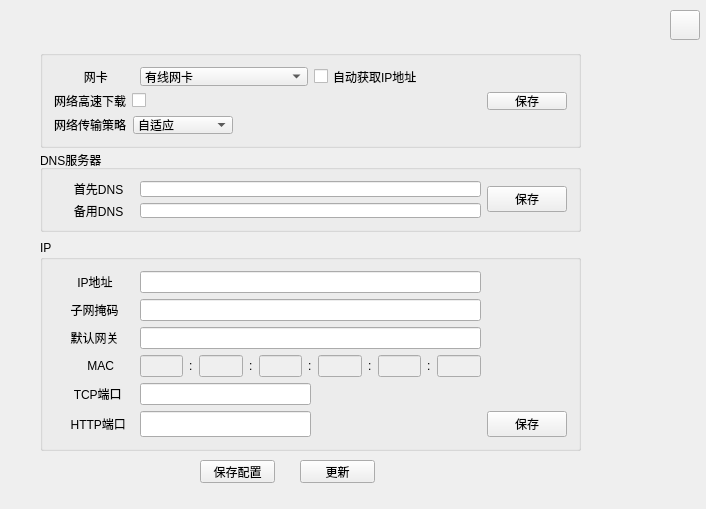
<?xml version="1.0" encoding="UTF-8"?>
<ui version="4.0">
 <class>ConfigNetwork</class>
 <widget class="QWidget" name="ConfigNetwork">
  <property name="geometry">
   <rect>
    <x>0</x>
    <y>0</y>
    <width>706</width>
    <height>509</height>
   </rect>
  </property>
  <property name="windowTitle">
   <string>ConfigNetwork</string>
  </property>
  <widget class="QPushButton" name="btnSave">
   <property name="geometry">
    <rect>
     <x>200</x>
     <y>460</y>
     <width>75</width>
     <height>23</height>
    </rect>
   </property>
   <property name="text">
    <string>保存配置</string>
   </property>
  </widget>
  <widget class="QPushButton" name="btnUpGrade">
   <property name="geometry">
    <rect>
     <x>300</x>
     <y>460</y>
     <width>75</width>
     <height>23</height>
    </rect>
   </property>
   <property name="text">
    <string>更新</string>
   </property>
  </widget>
  <widget class="QPushButton" name="btnClose">
   <property name="geometry">
    <rect>
     <x>670</x>
     <y>10</y>
     <width>30</width>
     <height>30</height>
    </rect>
   </property>
   <property name="sizePolicy">
    <sizepolicy hsizetype="Preferred" vsizetype="Preferred">
     <horstretch>0</horstretch>
     <verstretch>0</verstretch>
    </sizepolicy>
   </property>
   <property name="minimumSize">
    <size>
     <width>30</width>
     <height>30</height>
    </size>
   </property>
   <property name="maximumSize">
    <size>
     <width>30</width>
     <height>30</height>
    </size>
   </property>
   <property name="text">
    <string/>
   </property>
   <property name="icon">
    <iconset>
     <normaloff>:/res/SoftIcon/Cancel.png</normaloff>:/res/SoftIcon/Cancel.png</iconset>
   </property>
   <property name="iconSize">
    <size>
     <width>30</width>
     <height>30</height>
    </size>
   </property>
  </widget>
  <widget class="QGroupBox" name="groupBox">
   <property name="geometry">
    <rect>
     <x>40</x>
     <y>150</y>
     <width>541</width>
     <height>82</height>
    </rect>
   </property>
   <property name="title">
    <string>DNS服务器</string>
   </property>
   <layout class="QGridLayout" name="gridLayout">
    <item row="0" column="0">
     <layout class="QHBoxLayout" name="horizontalLayout_5">
      <item>
       <widget class="QLabel" name="label_6">
        <property name="minimumSize">
         <size>
          <width>80</width>
          <height>0</height>
         </size>
        </property>
        <property name="maximumSize">
         <size>
          <width>80</width>
          <height>16777215</height>
         </size>
        </property>
        <property name="text">
         <string>      首先DNS</string>
        </property>
       </widget>
      </item>
      <item>
       <widget class="QLineEdit" name="lineEdit_PRIMARYDNS">
        <property name="sizePolicy">
         <sizepolicy hsizetype="Expanding" vsizetype="Preferred">
          <horstretch>0</horstretch>
          <verstretch>0</verstretch>
         </sizepolicy>
        </property>
       </widget>
      </item>
     </layout>
    </item>
    <item row="0" column="1" rowspan="2">
     <widget class="QPushButton" name="btnDNSSave">
      <property name="text">
       <string>保存</string>
      </property>
     </widget>
    </item>
    <item row="1" column="0">
     <layout class="QHBoxLayout" name="horizontalLayout_6">
      <item>
       <widget class="QLabel" name="label_7">
        <property name="minimumSize">
         <size>
          <width>80</width>
          <height>0</height>
         </size>
        </property>
        <property name="maximumSize">
         <size>
          <width>80</width>
          <height>16777215</height>
         </size>
        </property>
        <property name="text">
         <string>      备用DNS</string>
        </property>
       </widget>
      </item>
      <item>
       <widget class="QLineEdit" name="lineEdit_SECONDARYDNS">
        <property name="sizePolicy">
         <sizepolicy hsizetype="Expanding" vsizetype="Preferred">
          <horstretch>0</horstretch>
          <verstretch>0</verstretch>
         </sizepolicy>
        </property>
       </widget>
      </item>
     </layout>
    </item>
   </layout>
  </widget>
  <widget class="QGroupBox" name="groupBox_2">
   <property name="geometry">
    <rect>
     <x>40</x>
     <y>240</y>
     <width>541</width>
     <height>211</height>
    </rect>
   </property>
   <property name="title">
    <string>IP</string>
   </property>
   <layout class="QGridLayout" name="gridLayout_2">
    <item row="1" column="0">
     <layout class="QHBoxLayout" name="horizontalLayout_3">
      <item>
       <widget class="QLabel" name="label_3">
        <property name="minimumSize">
         <size>
          <width>80</width>
          <height>0</height>
         </size>
        </property>
        <property name="maximumSize">
         <size>
          <width>80</width>
          <height>16777215</height>
         </size>
        </property>
        <property name="text">
         <string>     子网掩码</string>
        </property>
       </widget>
      </item>
      <item>
       <widget class="QLineEdit" name="lineEdit_NETIPMASK">
        <property name="sizePolicy">
         <sizepolicy hsizetype="Expanding" vsizetype="Preferred">
          <horstretch>0</horstretch>
          <verstretch>0</verstretch>
         </sizepolicy>
        </property>
       </widget>
      </item>
     </layout>
    </item>
    <item row="3" column="0">
     <layout class="QHBoxLayout" name="horizontalLayout_7">
      <item>
       <widget class="QLabel" name="label_8">
        <property name="minimumSize">
         <size>
          <width>80</width>
          <height>0</height>
         </size>
        </property>
        <property name="maximumSize">
         <size>
          <width>80</width>
          <height>16777215</height>
         </size>
        </property>
        <property name="text">
         <string>          MAC</string>
        </property>
       </widget>
      </item>
      <item>
       <widget class="QLineEdit" name="lineEdit_MAC1">
        <property name="enabled">
         <bool>false</bool>
        </property>
        <property name="sizePolicy">
         <sizepolicy hsizetype="Expanding" vsizetype="Preferred">
          <horstretch>0</horstretch>
          <verstretch>0</verstretch>
         </sizepolicy>
        </property>
       </widget>
      </item>
      <item>
       <widget class="QLabel" name="label_11">
        <property name="text">
         <string>:</string>
        </property>
       </widget>
      </item>
      <item>
       <widget class="QLineEdit" name="lineEdit_MAC2">
        <property name="enabled">
         <bool>false</bool>
        </property>
        <property name="sizePolicy">
         <sizepolicy hsizetype="Expanding" vsizetype="Preferred">
          <horstretch>0</horstretch>
          <verstretch>0</verstretch>
         </sizepolicy>
        </property>
       </widget>
      </item>
      <item>
       <widget class="QLabel" name="label_12">
        <property name="text">
         <string>:</string>
        </property>
       </widget>
      </item>
      <item>
       <widget class="QLineEdit" name="lineEdit_MAC3">
        <property name="enabled">
         <bool>false</bool>
        </property>
        <property name="sizePolicy">
         <sizepolicy hsizetype="Expanding" vsizetype="Preferred">
          <horstretch>0</horstretch>
          <verstretch>0</verstretch>
         </sizepolicy>
        </property>
       </widget>
      </item>
      <item>
       <widget class="QLabel" name="label_13">
        <property name="text">
         <string>:</string>
        </property>
       </widget>
      </item>
      <item>
       <widget class="QLineEdit" name="lineEdit_MAC4">
        <property name="enabled">
         <bool>false</bool>
        </property>
        <property name="sizePolicy">
         <sizepolicy hsizetype="Expanding" vsizetype="Preferred">
          <horstretch>0</horstretch>
          <verstretch>0</verstretch>
         </sizepolicy>
        </property>
       </widget>
      </item>
      <item>
       <widget class="QLabel" name="label_14">
        <property name="text">
         <string>:</string>
        </property>
       </widget>
      </item>
      <item>
       <widget class="QLineEdit" name="lineEdit_MAC5">
        <property name="enabled">
         <bool>false</bool>
        </property>
        <property name="sizePolicy">
         <sizepolicy hsizetype="Expanding" vsizetype="Preferred">
          <horstretch>0</horstretch>
          <verstretch>0</verstretch>
         </sizepolicy>
        </property>
       </widget>
      </item>
      <item>
       <widget class="QLabel" name="label_15">
        <property name="text">
         <string>:</string>
        </property>
       </widget>
      </item>
      <item>
       <widget class="QLineEdit" name="lineEdit_MAC6">
        <property name="enabled">
         <bool>false</bool>
        </property>
        <property name="sizePolicy">
         <sizepolicy hsizetype="Expanding" vsizetype="Preferred">
          <horstretch>0</horstretch>
          <verstretch>0</verstretch>
         </sizepolicy>
        </property>
       </widget>
      </item>
      <item>
       <spacer name="horizontalSpacer_3">
        <property name="orientation">
         <enum>Qt::Horizontal</enum>
        </property>
        <property name="sizeHint" stdset="0">
         <size>
          <width>40</width>
          <height>20</height>
         </size>
        </property>
       </spacer>
      </item>
     </layout>
    </item>
    <item row="4" column="0">
     <layout class="QHBoxLayout" name="horizontalLayout_8">
      <item>
       <widget class="QLabel" name="label_9">
        <property name="minimumSize">
         <size>
          <width>80</width>
          <height>0</height>
         </size>
        </property>
        <property name="maximumSize">
         <size>
          <width>80</width>
          <height>16777215</height>
         </size>
        </property>
        <property name="text">
         <string>      TCP端口</string>
        </property>
       </widget>
      </item>
      <item>
       <widget class="QLineEdit" name="lineEdit_TCPPORT">
        <property name="sizePolicy">
         <sizepolicy hsizetype="Expanding" vsizetype="Preferred">
          <horstretch>0</horstretch>
          <verstretch>0</verstretch>
         </sizepolicy>
        </property>
       </widget>
      </item>
      <item>
       <spacer name="horizontalSpacer_2">
        <property name="orientation">
         <enum>Qt::Horizontal</enum>
        </property>
        <property name="sizeHint" stdset="0">
         <size>
          <width>40</width>
          <height>20</height>
         </size>
        </property>
       </spacer>
      </item>
     </layout>
    </item>
    <item row="2" column="0">
     <layout class="QHBoxLayout" name="horizontalLayout_4">
      <item>
       <widget class="QLabel" name="label_4">
        <property name="minimumSize">
         <size>
          <width>80</width>
          <height>0</height>
         </size>
        </property>
        <property name="maximumSize">
         <size>
          <width>80</width>
          <height>16777215</height>
         </size>
        </property>
        <property name="text">
         <string>     默认网关</string>
        </property>
       </widget>
      </item>
      <item>
       <widget class="QLineEdit" name="lineEdit_NETGATEWAY">
        <property name="sizePolicy">
         <sizepolicy hsizetype="Expanding" vsizetype="Preferred">
          <horstretch>0</horstretch>
          <verstretch>0</verstretch>
         </sizepolicy>
        </property>
       </widget>
      </item>
     </layout>
    </item>
    <item row="0" column="0">
     <layout class="QHBoxLayout" name="horizontalLayout_2">
      <item>
       <widget class="QLabel" name="label_2">
        <property name="minimumSize">
         <size>
          <width>80</width>
          <height>0</height>
         </size>
        </property>
        <property name="maximumSize">
         <size>
          <width>80</width>
          <height>16777215</height>
         </size>
        </property>
        <property name="text">
         <string>       IP地址</string>
        </property>
       </widget>
      </item>
      <item>
       <widget class="QLineEdit" name="lineEdit_NETIP">
        <property name="sizePolicy">
         <sizepolicy hsizetype="Expanding" vsizetype="Preferred">
          <horstretch>0</horstretch>
          <verstretch>0</verstretch>
         </sizepolicy>
        </property>
       </widget>
      </item>
     </layout>
    </item>
    <item row="5" column="0">
     <layout class="QHBoxLayout" name="horizontalLayout_9">
      <item>
       <widget class="QLabel" name="label_10">
        <property name="minimumSize">
         <size>
          <width>80</width>
          <height>0</height>
         </size>
        </property>
        <property name="maximumSize">
         <size>
          <width>80</width>
          <height>16777215</height>
         </size>
        </property>
        <property name="text">
         <string>     HTTP端口</string>
        </property>
       </widget>
      </item>
      <item>
       <widget class="QLineEdit" name="lineEdit_HTTPPORT">
        <property name="sizePolicy">
         <sizepolicy hsizetype="Expanding" vsizetype="Preferred">
          <horstretch>0</horstretch>
          <verstretch>0</verstretch>
         </sizepolicy>
        </property>
       </widget>
      </item>
      <item>
       <spacer name="horizontalSpacer">
        <property name="orientation">
         <enum>Qt::Horizontal</enum>
        </property>
        <property name="sizeHint" stdset="0">
         <size>
          <width>40</width>
          <height>20</height>
         </size>
        </property>
       </spacer>
      </item>
     </layout>
    </item>
    <item row="5" column="1">
     <widget class="QPushButton" name="btnIPSave">
      <property name="text">
       <string>保存</string>
      </property>
     </widget>
    </item>
   </layout>
  </widget>
  <widget class="QGroupBox" name="groupBox_3">
   <property name="geometry">
    <rect>
     <x>40</x>
     <y>50</y>
     <width>541</width>
     <height>98</height>
    </rect>
   </property>
   <property name="title">
    <string/>
   </property>
   <layout class="QGridLayout" name="gridLayout_3">
    <item row="0" column="0">
     <layout class="QHBoxLayout" name="horizontalLayout">
      <item>
       <widget class="QLabel" name="label">
        <property name="minimumSize">
         <size>
          <width>80</width>
          <height>0</height>
         </size>
        </property>
        <property name="maximumSize">
         <size>
          <width>80</width>
          <height>16777215</height>
         </size>
        </property>
        <property name="text">
         <string>         网卡</string>
        </property>
       </widget>
      </item>
      <item>
       <widget class="QComboBox" name="comboBox_NETCARD">
        <property name="sizePolicy">
         <sizepolicy hsizetype="Preferred" vsizetype="Preferred">
          <horstretch>0</horstretch>
          <verstretch>0</verstretch>
         </sizepolicy>
        </property>
        <item>
         <property name="text">
          <string>有线网卡</string>
         </property>
        </item>
       </widget>
      </item>
      <item>
       <widget class="QCheckBox" name="checkBox_DHCPEnable">
        <property name="sizePolicy">
         <sizepolicy hsizetype="Minimum" vsizetype="Preferred">
          <horstretch>0</horstretch>
          <verstretch>0</verstretch>
         </sizepolicy>
        </property>
        <property name="text">
         <string>自动获取IP地址</string>
        </property>
       </widget>
      </item>
     </layout>
    </item>
    <item row="1" column="0">
     <layout class="QHBoxLayout" name="horizontalLayout_10">
      <item>
       <widget class="QLabel" name="label_Downed">
        <property name="maximumSize">
         <size>
          <width>75</width>
          <height>16777215</height>
         </size>
        </property>
        <property name="text">
         <string>网络高速下载</string>
        </property>
       </widget>
      </item>
      <item>
       <widget class="QCheckBox" name="checkBox_HIGHTLOADDOWN">
        <property name="text">
         <string/>
        </property>
       </widget>
      </item>
      <item>
       <spacer name="horizontalSpacer_4">
        <property name="orientation">
         <enum>Qt::Horizontal</enum>
        </property>
        <property name="sizeHint" stdset="0">
         <size>
          <width>40</width>
          <height>20</height>
         </size>
        </property>
       </spacer>
      </item>
     </layout>
    </item>
    <item row="2" column="0">
     <layout class="QHBoxLayout" name="horizontalLayout_11">
      <item>
       <widget class="QLabel" name="label_chuanshu">
        <property name="maximumSize">
         <size>
          <width>75</width>
          <height>16777215</height>
         </size>
        </property>
        <property name="text">
         <string>网络传输策略</string>
        </property>
       </widget>
      </item>
      <item>
       <widget class="QComboBox" name="comboBox_TRANSFERPOLICY">
        <property name="minimumSize">
         <size>
          <width>100</width>
          <height>0</height>
         </size>
        </property>
        <item>
         <property name="text">
          <string>自适应</string>
         </property>
        </item>
        <item>
         <property name="text">
          <string>画质优先</string>
         </property>
        </item>
        <item>
         <property name="text">
          <string>流畅优先</string>
         </property>
        </item>
       </widget>
      </item>
      <item>
       <spacer name="horizontalSpacer_5">
        <property name="orientation">
         <enum>Qt::Horizontal</enum>
        </property>
        <property name="sizeHint" stdset="0">
         <size>
          <width>40</width>
          <height>20</height>
         </size>
        </property>
       </spacer>
      </item>
     </layout>
    </item>
    <item row="1" column="1">
     <widget class="QPushButton" name="btnDownSave">
      <property name="text">
       <string>保存</string>
      </property>
     </widget>
    </item>
   </layout>
  </widget>
 </widget>
 <layoutdefault spacing="6" margin="11"/>
 <resources>
  <include location="res.qrc"/>
 </resources>
 <connections/>
</ui>
